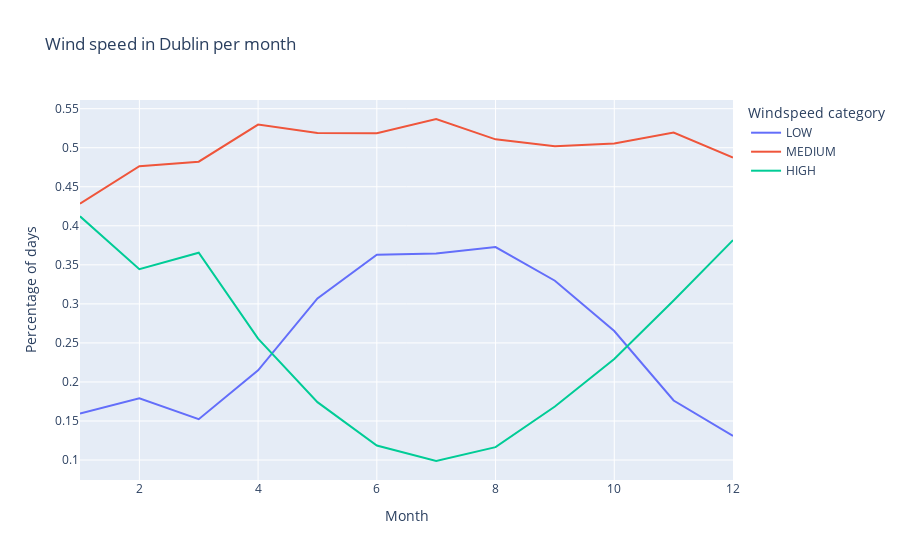

Notebook source saved alongside this figure:
### Markdown cell above
Let's plot this table.

### Code cell
px.line(
    wind_cat_per_month.reset_index().rename(columns={'Yr_Mo_Dy': 'month'}), 
    x='month', 
    y=['LOW', 'MEDIUM', 'HIGH'],
    title='Wind speed in Dublin per month',
    labels={'month': 'Month', 'value': 'Percentage of days', 'variable': 'Windspeed category'}
)

### Figure 1 — Plotly figure (JSON) as saved in the notebook; plotly's stock layout.template omitted (floating-point values rounded to 4 significant figures)
{"data": [{"hovertemplate": "Windspeed category=LOW<br>Month=%{x}<br>Percentage of days=%{y}<extra></extra>", "legendgroup": "LOW", "line": {"color": "#636efa", "dash": "solid"}, "marker": {"symbol": "circle"}, "mode": "lines", "name": "LOW", "orientation": "v", "showlegend": true, "type": "scatter", "x": [1, 2, 3, 4, 5, 6, 7, 8, 9, 10, 11, 12], "xaxis": "x", "y": [0.1595, 0.1791, 0.1523, 0.2148, 0.307, 0.363, 0.3645, 0.3728, 0.3296, 0.2652, 0.1763, 0.1308], "yaxis": "y"}, {"hovertemplate": "Windspeed category=MEDIUM<br>Month=%{x}<br>Percentage of days=%{y}<extra></extra>", "legendgroup": "MEDIUM", "line": {"color": "#EF553B", "dash": "solid"}, "marker": {"symbol": "circle"}, "mode": "lines", "name": "MEDIUM", "orientation": "v", "showlegend": true, "type": "scatter", "x": [1, 2, 3, 4, 5, 6, 7, 8, 9, 10, 11, 12], "xaxis": "x", "y": [0.4283, 0.4764, 0.4821, 0.5296, 0.5189, 0.5185, 0.5368, 0.5108, 0.5019, 0.5054, 0.5195, 0.4875], "yaxis": "y"}, {"hovertemplate": "Windspeed category=HIGH<br>Month=%{x}<br>Percentage of days=%{y}<extra></extra>", "legendgroup": "HIGH", "line": {"color": "#00cc96", "dash": "solid"}, "marker": {"symbol": "circle"}, "mode": "lines", "name": "HIGH", "orientation": "v", "showlegend": true, "type": "scatter", "x": [1, 2, 3, 4, 5, 6, 7, 8, 9, 10, 11, 12], "xaxis": "x", "y": [0.4122, 0.3445, 0.3656, 0.2556, 0.1741, 0.1185, 0.09874, 0.1165, 0.1685, 0.2294, 0.3043, 0.3817], "yaxis": "y"}], "layout": {"legend": {"title": {"text": "Windspeed category"}, "tracegroupgap": 0}, "title": {"text": "Wind speed in Dublin per month"}, "xaxis": {"anchor": "y", "domain": [0, 1], "title": {"text": "Month"}}, "yaxis": {"anchor": "x", "domain": [0, 1], "title": {"text": "Percentage of days"}}}}
